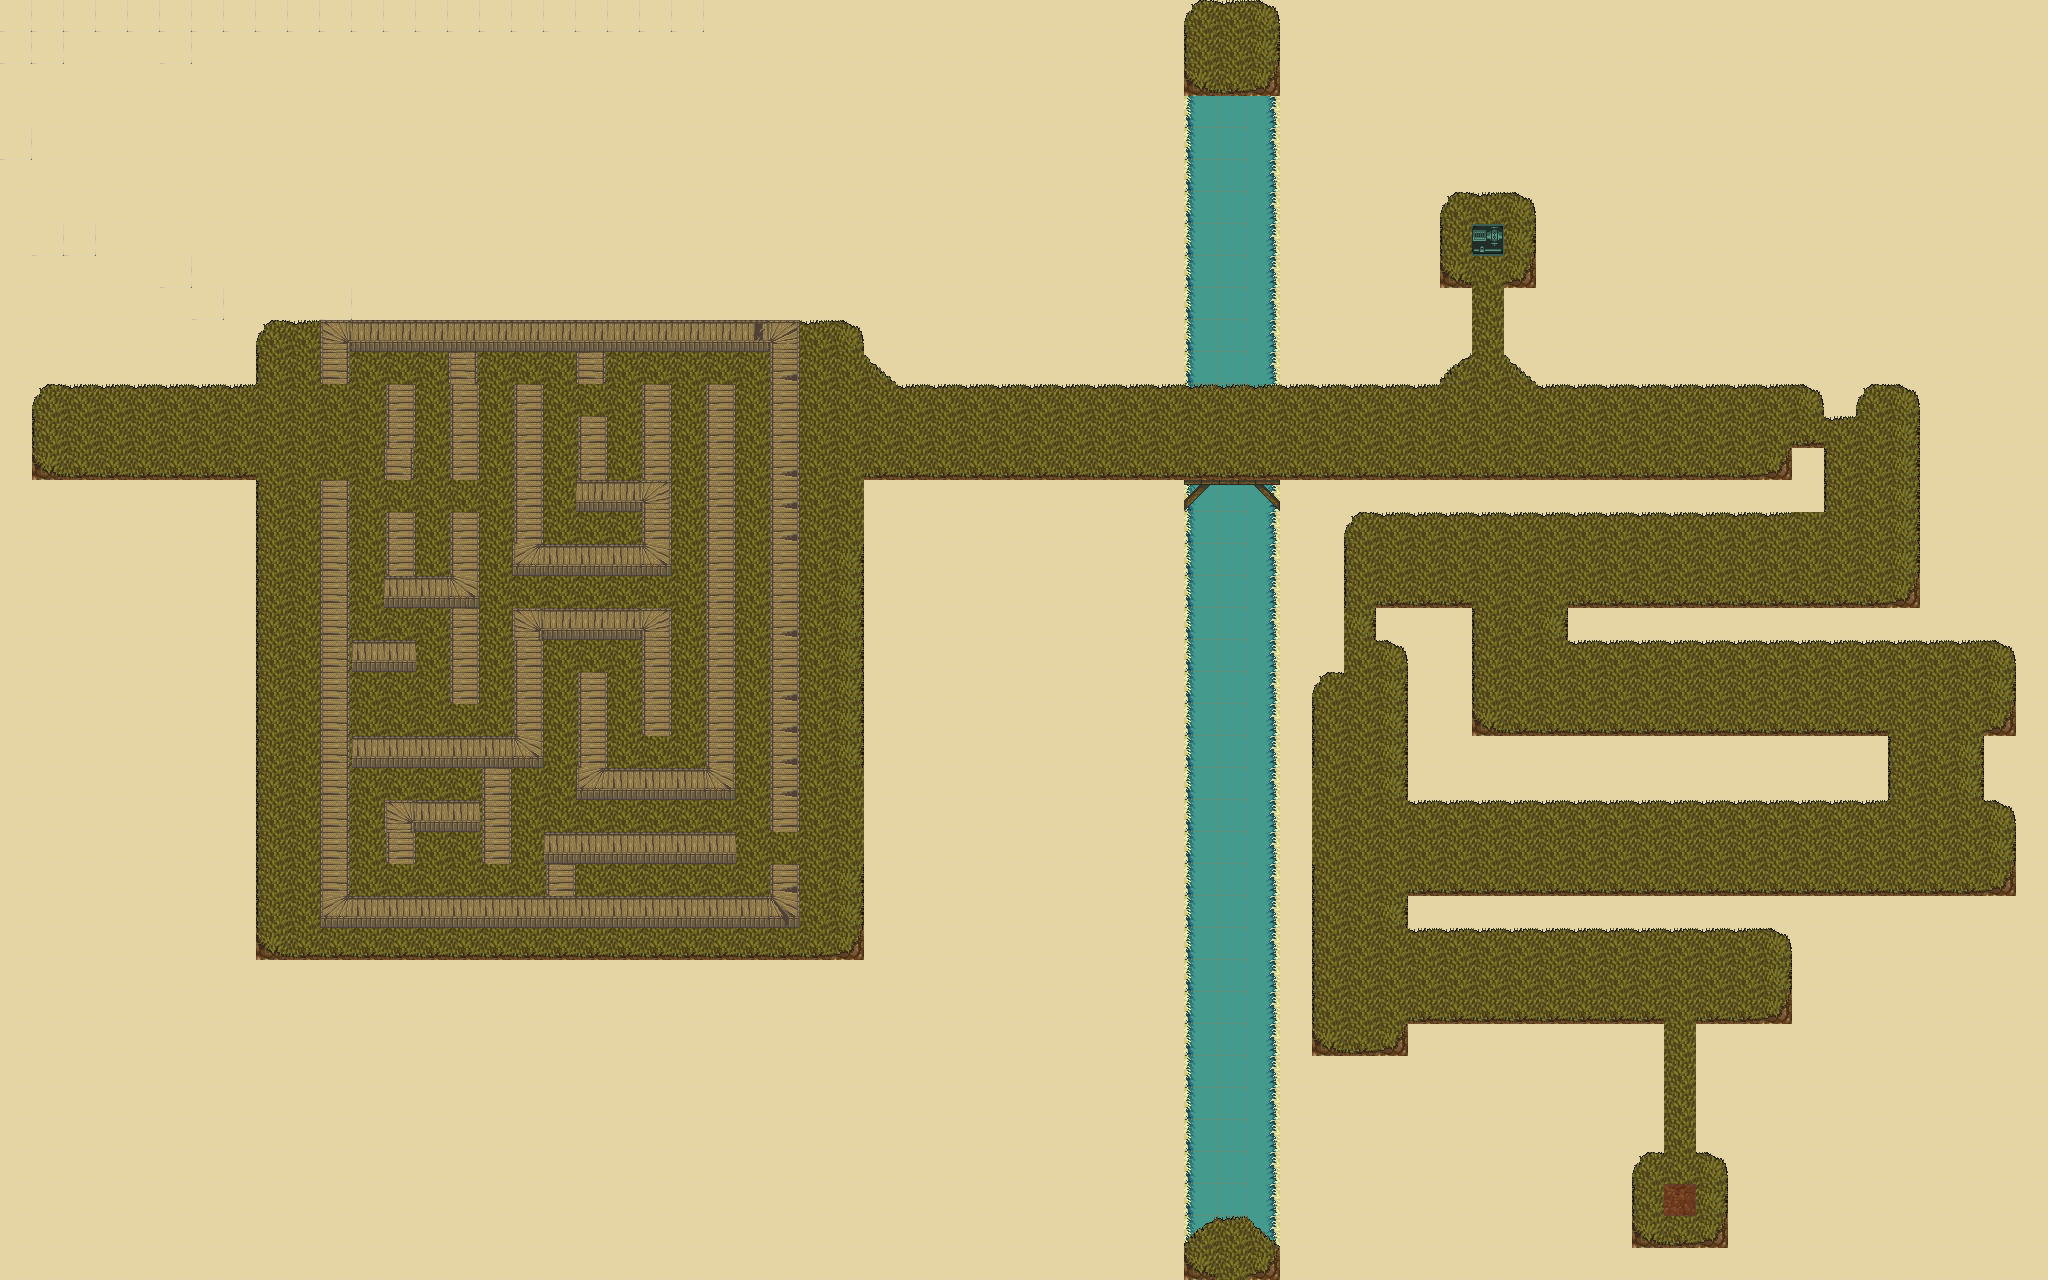

Rendered tile map (Tiled .tmx) drawn with the repository's tilesets; below, a short description and the map source with its tile grids summarised:
An orthogonal 64x40 tile map with 32x32 px tiles, 3 tile layers (Слой тайлов 3, Слой тайлов 2, Слой тайлов 1).

<map version="1.4" tiledversion="2020.12.18" orientation="orthogonal" renderorder="right-down" width="64" height="40" tilewidth="32" tileheight="32" infinite="0" nextlayerid="6" nextobjectid="1">
 <tileset firstgid="1" name="hyptosis_tile-art-batch-1-removebg" tilewidth="32" tileheight="32" tilecount="900" columns="30">
  <image source="../hyptosis_tile-art-batch-1-removebg.png" width="960" height="960" />
 </tileset>
 <layer id="4" name="Слой тайлов 3" width="64" height="40">
  <data>[2560 cells, 2560 non-empty, 6 distinct tile ids]</data>
 </layer>
 <layer id="3" name="Слой тайлов 2" width="64" height="40">
  <data>[2560 cells, 883 non-empty, 31 distinct tile ids]</data>
 </layer>
 <layer id="1" name="Слой тайлов 1" width="64" height="40">
  <data>[2560 cells, 9 non-empty, 9 distinct tile ids]</data>
 </layer>
</map>